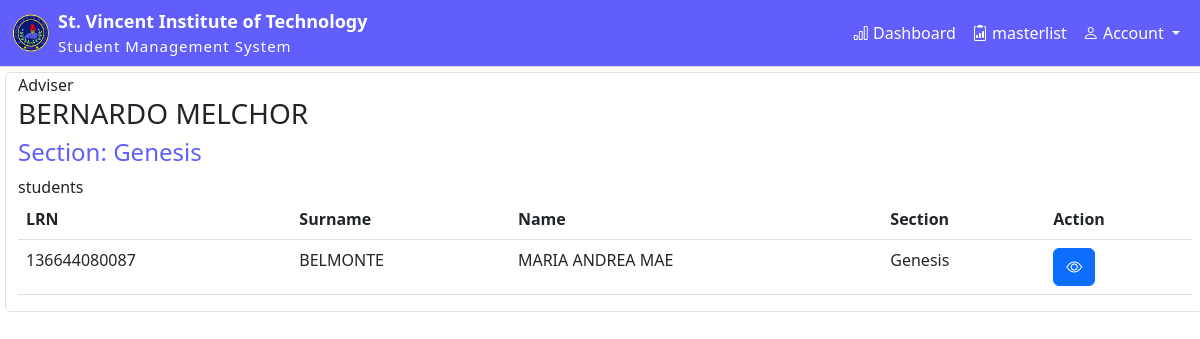
Screenshot of /advisory (signed in) with the database file from the repository.
### admin_staff/models.py (models this page shows, shortened)
class FacultyStaff(models.Model):
    user = models.OneToOneField(User, null=True, on_delete=models.CASCADE)
    faculty_staff_id = models.BigIntegerField(primary_key=True)
    surname = models.CharField(max_length=24)
    first_name = models.CharField(max_length=24)
    middle_name = models.CharField(max_length=24, blank=True, null=True)
    gender_choice = (
        ('Male', 'Male'),
        ('Female', 'Female'),
    )
    gender = models.CharField(max_length=10, default="Gender", choices=gender_choice, null=True)
    civil_choice = (
        ('Single', 'Single'),
        ('Married', 'Married'),
        ('Divorced', 'Divorced'),
        ('Widowed', 'Widowed'),
    )
    civil_status = models.CharField(max_length=10, default="Status", choices=civil_choice, blank=True, null=True)
    birth_date = models.DateField(null=True)
    birth_place = models.CharField(max_length=200, blank=True, null=True)
    religion = models.CharField(max_length=24, blank=True, null=True)
    contact = models.BigIntegerField(blank=True, null=True)
    email = models.CharField(max_length=100, blank=True, null=True)
    section = models.OneToOneField('section', blank=True, null=True, on_delete=models.SET_NULL)
    class Meta:
        managed = True
        db_table = 'faculty_staff'

class section(models.Model):
    section_name = models.CharField(max_length=20)
    level = models.ForeignKey("level", null=True, on_delete=models.SET_NULL)
    def __str__(self):
        return self.section_name

class StudentProfile(models.Model):
    user = models.OneToOneField(User, null=True, on_delete=models.CASCADE)
    student_lrn = models.BigIntegerField(primary_key=True)
    surname = models.CharField(max_length=24)
    first_name = models.CharField(max_length=24)
    middle_name = models.CharField(max_length=24, blank=True, null=True)
    gender_choice = (
        ('Male', 'Male'),
        ('Female', 'Female'),
    )
    gender = models.CharField(max_length=24, default="Gender", choices=gender_choice, blank=True, null=True)
    birth_date = models.DateField()
    birth_place = models.CharField(max_length=200, blank=True, null=True)
    religion = models.CharField(max_length=24, blank=True, null=True)
    civil_choice = (
        ('Single', 'Single'),
        ('Married', 'Married'),
        ('Divorced', 'Divorced'),
        ('Widowed', 'Widowed'),
    )
    civil_status = models.CharField(max_length=10, default="Status", choices=civil_choice, blank=True, null=True)
    contact = models.BigIntegerField(blank=True, null=True)
    email = models.CharField(max_length=100, blank=True, null=True)
    section = models.ForeignKey('section', null=True, on_delete=models.SET_NULL)
    adviser = models.ForeignKey('FacultyStaff', blank=True, null=True, on_delete=models.SET_NULL)
    class Meta:
        managed = True
        db_table = 'student_profile'

### admin_staff/decorators.py (the view)
        def wrapper_func(request, *args, **kwargs):
            group = None
            if request.user.groups.exists():
                group = request.user.groups.all()[0].name
            if group in allow_roles:
                return view_func(request, *args, **kwargs)
            else:
                return HttpResponse('you are not authorize')

### admin_staff/views.py (called while the page is built)
@login_required(login_url='login')
@allowed_user(allow_roles=['faculty'])
def advisory(request):
    advisoryClass = request.user.facultystaff.studentprofile_set.all()
    adviser = request.user.facultystaff
    context = {'advisoryClass': advisoryClass, 'adviser':adviser}
    return render(request, 'faculty/student_list.html', context)

### admin_staff/templates/faculty/student_list.html
{% extends "faculty/faculty-dashboard.html" %}
{% block content %}
<div class="container-fluid border rounded" style="margin: 5px">
  <table class="table table-hover" >
        <thead>
          <tr>
            <th scope="col">LRN</th>
            <th scope="col">Surname</th>
            <th scope="col">Name</th>
            <th scope="col">Section</th>
            <th scope="col">Action</th>
          </tr>
        </thead>
        <tbody>
            <label for="">Adviser</label>
            <h3>{{adviser.surname}} {{adviser.first_name}}</h3>
            <h4 style='color: #615EFC'>Section: {{adviser.section}}</h4>
            <label for="">students</label>
            {% for advisoryClass in advisoryClass %}
                  <tr>
                    <td>{{advisoryClass.student_lrn}}</td>
                    <td>{{advisoryClass.surname}}</td>
                    <td>{{advisoryClass.first_name}}</td>
                    <td>{{advisoryClass.section}}</td>
                    <td>
                      <button class="btn btn-primary" type="submit" title="Edit"><a href="" style="text-decoration: none; color: inherit" >
                        <i class="bi bi-eye"></i>
                      </a></button>
                    </td>
                  </tr>
            {% endfor %}
        </tbody>
    </table>
</div>
{% endblock content %}

### rows the page displays
FacultyStaff: surname "BERNARDO", first_name "MELCHOR", section "Genesis"
StudentProfile: student_lrn "136644080087", surname "BELMONTE", first_name "MARIA ANDREA MAE", section "Genesis"
